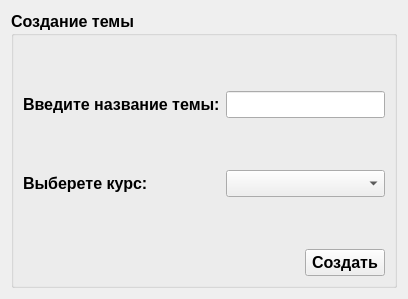
     <widget class="QWidget" name="tab_4">
      <attribute name="title">
       <string>Темы</string>
      </attribute>
      <layout class="QVBoxLayout" name="verticalLayout_9">
       <item>
        <widget class="QGroupBox" name="groupBox_3">
         <property name="font">
          <font>
           <pointsize>12</pointsize>
           <italic>false</italic>
           <bold>true</bold>
          </font>
         </property>
         <property name="styleSheet">
          <string notr="true"/>
         </property>
         <property name="title">
          <string>Создание темы</string>
         </property>
         <layout class="QVBoxLayout" name="verticalLayout_8">
          <item>
           <layout class="QFormLayout" name="formLayout_3">
            <item row="1" column="0">
             <widget class="QLabel" name="label_14">
              <property name="font">
               <font>
                <pointsize>12</pointsize>
                <italic>false</italic>
                <bold>true</bold>
               </font>
              </property>
              <property name="styleSheet">
               <string notr="true">border-color: white;</string>
              </property>
              <property name="text">
               <string>Введите название темы:</string>
              </property>
             </widget>
            </item>
            <item row="1" column="1">
             <widget class="QLineEdit" name="lineEdit_9">
              <property name="font">
               <font>
                <pointsize>12</pointsize>
                <italic>false</italic>
                <bold>true</bold>
                <underline>false</underline>
                <strikeout>false</strikeout>
               </font>
              </property>
              <property name="text">
               <string/>
              </property>
             </widget>
            </item>
            <item row="3" column="0">
             <widget class="QLabel" name="label_15">
              <property name="font">
               <font>
                <pointsize>12</pointsize>
                <italic>false</italic>
                <bold>true</bold>
               </font>
              </property>
              <property name="styleSheet">
               <string notr="true">border-color: white;</string>
              </property>
              <property name="text">
               <string>Выберете курс:</string>
              </property>
             </widget>
            </item>
            <item row="3" column="1">
             <widget class="QComboBox" name="comboBox_4">
              <property name="font">
               <font>
                <pointsize>12</pointsize>
                <italic>false</italic>
                <bold>true</bold>
                <underline>false</underline>
                <strikeout>false</strikeout>
               </font>
              </property>
             </widget>
            </item>
            <item row="2" column="1">
             <spacer name="verticalSpacer_10">
              <property name="orientation">
               <enum>Qt::Vertical</enum>
              </property>
              <property name="sizeHint" stdset="0">
               <size>
                <width>20</width>
                <height>40</height>
               </size>
              </property>
             </spacer>
            </item>
            <item row="4" column="1">
             <spacer name="verticalSpacer_11">
              <property name="orientation">
               <enum>Qt::Vertical</enum>
              </property>
              <property name="sizeHint" stdset="0">
               <size>
                <width>20</width>
                <height>40</height>
               </size>
              </property>
             </spacer>
            </item>
            <item row="0" column="1">
             <spacer name="verticalSpacer_12">
              <property name="orientation">
               <enum>Qt::Vertical</enum>
              </property>
              <property name="sizeHint" stdset="0">
               <size>
                <width>20</width>
                <height>40</height>
               </size>
              </property>
             </spacer>
            </item>
           </layout>
          </item>
          <item>
           <layout class="QHBoxLayout" name="horizontalLayout_3">
            <item>
             <spacer name="horizontalSpacer_3">
              <property name="orientation">
               <enum>Qt::Horizontal</enum>
              </property>
              <property name="sizeHint" stdset="0">
               <size>
                <width>40</width>
                <height>20</height>
               </size>
              </property>
             </spacer>
            </item>
            <item>
             <widget class="QPushButton" name="pushButton_3">
              <property name="font">
               <font>
                <pointsize>12</pointsize>
                <italic>false</italic>
                <bold>true</bold>
                <underline>false</underline>
                <strikeout>false</strikeout>
               </font>
              </property>
              <property name="text">
               <string>Создать</string>
              </property>
             </widget>
            </item>
           </layout>
          </item>
         </layout>
        </widget>
       </item>
      </layout>
     </widget>
